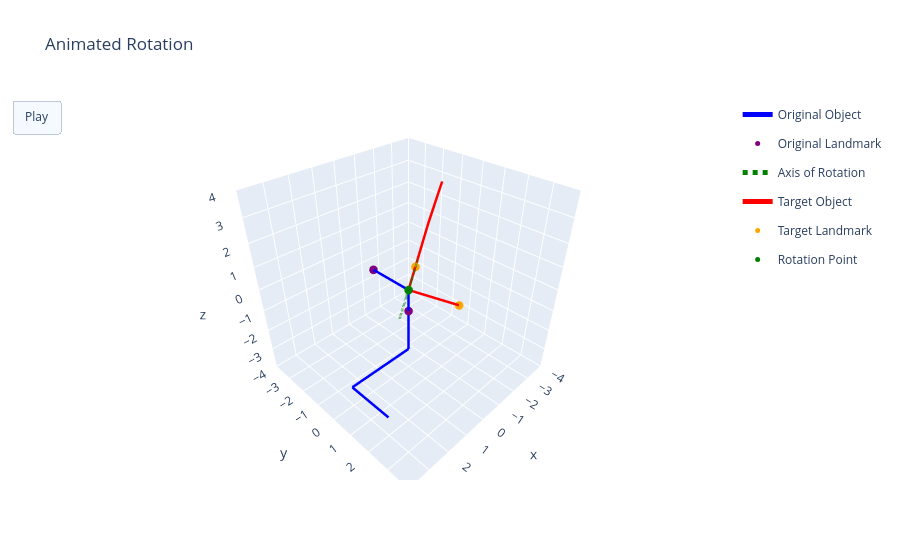
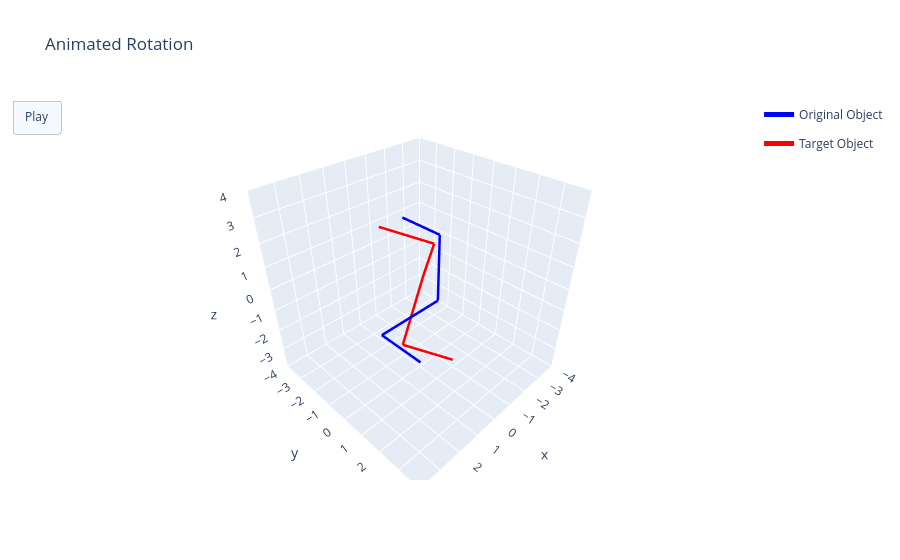
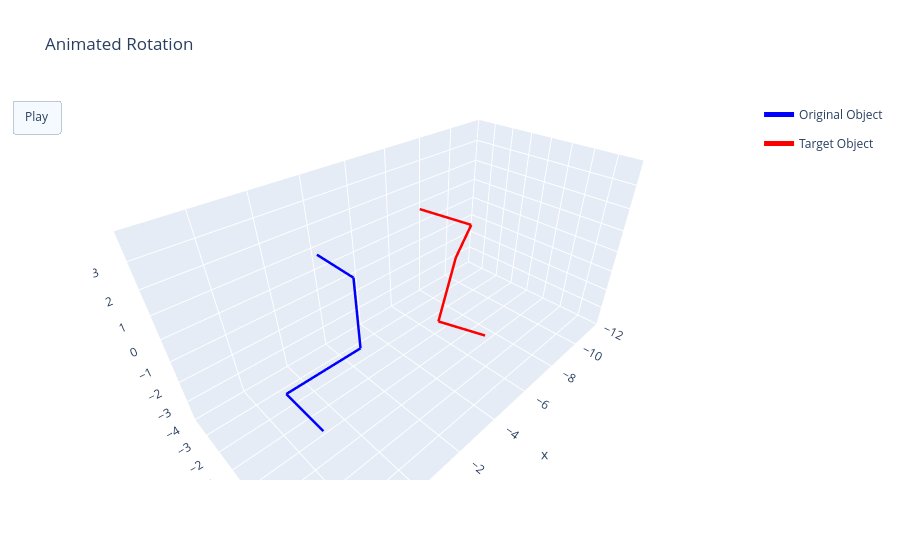

The cell these charts' notebook holds for them, in order:
### Markdown cell above
# 3. Rotation

### Code cell
# prepare graphs
axis_animation_fig, overlap_animation_fig, sidebyside_animation_fig = prepare_rotation_graphs(original_object, target_object, axis_of_rotation, center_point, production_time)
axis_animation = []
overlap_animation = []
sidebyside_animation = []

# set landmark vectors, angular disparity
original_landmark_geon_vector = original_object.get_landmark_geon().get_vector()
target_landmark_geon_vector = target_object.get_landmark_geon().get_vector()
original_spatcon_direction = original_object.get_landmark_spatial_connection().get_vector()
target_spatcon_direction = target_object.get_landmark_spatial_connection().get_vector()
curr_step_angular_disparity = total_angular_disparity
total_angular_disparity_part2 = None
switch_direction = False

# STEP ONE: GEON ALIGNMENT
print("STEP ONE: GEON ALIGNMENT")

loop_count = 0
while cosine_similarity(original_landmark_geon_vector, target_landmark_geon_vector) < geon_alignment_threshold:     # checking cosine similarity between target and goal geons

    # find best axis/direction of rotation, angular disparity
    axis_of_rotation, direction, curr_step_angular_disparity = find_axis_of_rotation_geon_only(original_object, target_object, center_coords=center_point, prev_axis=axis_of_rotation, prev_direction=direction, prev_angle=curr_step_angular_disparity, total_angular_disparity=total_angular_disparity)

    # calculate step size based on angular disparity
    # step_size = calculate_step_size_min_jerk_trajectory(curr_step_angular_disparity, total_angular_disparity)
    # step_size = fitts_step(curr_step_angular_disparity, loop_count)
    step_size = calculate_step_size_simple(curr_step_angular_disparity)
    print("CURR_ANGULAR_DISPARITY: " + str(curr_step_angular_disparity) + ", STEP_SIZE: " + str(step_size))

    # apply rotation to original object
    r = rotate.from_rotvec(direction * np.deg2rad(step_size) * axis_of_rotation)        # quaternion representing step size rotation around calculated axis
    original_object.rotate(r)

    # update original geon and spatial connection vectors
    original_landmark_geon_vector = original_object.get_landmark_geon().get_vector()
    original_spatcon_direction = original_object.get_landmark_spatial_connection().get_vector()

    # add animation frames to graphs
    add_frame(axis_animation, original_object, object_name="Original Object", landmark_name="Original Landmarks", axis_of_rotation=axis_of_rotation, object_colour='blue', landmark_colour='purple', axis_colour='green', axis_scale=2)
    original_centerpoint_vec = find_center_point_LWLC(original_object)
    copy_og_obj = copy.deepcopy(original_object)
    copy_og_obj.update_start_coords(copy_og_obj.start_coords - original_centerpoint_vec)
    add_frame(overlap_animation, copy_og_obj, object_name="Original Object", object_colour='blue', axis_scale=2)
    add_frame(sidebyside_animation, copy_og_obj, object_name="Original Object", object_colour='blue', axis_scale=2)

    loop_count += 1

    # emergency break
    if loop_count > 100:
        break

# STEP TWO: GEON AND SPAT CON ALIGNMENT:
print("\nSTEP TWO: GEON AND SPAT CON ALIGNMENT")

loop_count = 0
while cosine_similarity(original_landmark_geon_vector, target_landmark_geon_vector) < landmark_angle_threshold or cosine_similarity(original_spatcon_direction, target_spatcon_direction) < landmark_angle_threshold:     # checking cosine similarity between target and goal geons and spatial connections

    # find best axis/direction of rotation, angular disparity
    axis_of_rotation, direction, curr_step_angular_disparity = find_axis_of_rotation_geon_and_spatcon(original_object, target_object, center_coords=center_point, prev_axis=axis_of_rotation, prev_direction=direction, prev_angle=curr_step_angular_disparity, total_angular_disparity=total_angular_disparity)

    # calculate step size based on angular disparity
    if total_angular_disparity_part2 == None:
        total_angular_disparity_part2 = curr_step_angular_disparity
    # step_size = calculate_step_size_min_jerk_trajectory(curr_step_angular_disparity, total_angular_disparity_part2)
    # step_size = fitts_step(curr_step_angular_disparity, loop_count)
    step_size = calculate_step_size_simple(curr_step_angular_disparity)
    print("CURR_ANGULAR_DISPARITY: " + str(curr_step_angular_disparity) + ", STEP_SIZE: " + str(step_size))

    # apply rotation to original object
    r = rotate.from_rotvec(direction * np.deg2rad(step_size) * axis_of_rotation)        # quaternion representing step size rotation around calculated axis
    original_object.rotate(r)

    # update original geon and spatial connection vectors
    original_landmark_geon_vector = original_object.get_landmark_geon().get_vector()
    original_spatcon_direction = original_object.get_landmark_spatial_connection().get_vector()

    # add animation frames to graphs
    add_frame(axis_animation, original_object, object_name="Original Object", landmark_name="Original Landmarks", axis_of_rotation=axis_of_rotation, object_colour='blue', landmark_colour='purple', axis_colour='green', axis_scale=2)
    original_centerpoint_vec = find_center_point_LWLC(original_object)
    copy_og_obj = copy.deepcopy(original_object)
    copy_og_obj.update_start_coords(copy_og_obj.start_coords - original_centerpoint_vec)
    add_frame(overlap_animation, copy_og_obj, object_name="Original Object", object_colour='blue', axis_scale=2)
    add_frame(sidebyside_animation, copy_og_obj, object_name="Original Object", object_colour='blue', axis_scale=2)

    loop_count += 1

    # emergency break
    if loop_count > 100:
        break

# find_axis_of_rotation_geon_and_spatcon

#  or cosine_similarity(original_spatcon_direction, target_spatcon_direction) < landmark_angle_threshold

axis_animation_fig.frames = axis_animation
axis_animation_fig.show()
overlap_animation_fig.frames = overlap_animation
overlap_animation_fig.show()
sidebyside_animation_fig.frames = sidebyside_animation
sidebyside_animation_fig.show()

### Figure 1 — Plotly figure (JSON) as saved in the notebook; plotly's stock layout.template omitted (floating-point values rounded to 4 significant figures)
{"data": [{"legendgroup": "Original Object", "line": {"color": "blue", "width": 5}, "mode": "lines", "name": "Original Object", "showlegend": true, "type": "scatter3d", "x": [0, 0], "y": [-2, 0], "z": [0, 0]}, {"legendgroup": "Original Object", "line": {"color": "blue", "width": 5}, "mode": "lines", "name": "Original Object", "showlegend": false, "type": "scatter3d", "x": [0, 0], "y": [0, 0], "z": [0, -3]}, {"legendgroup": "Original Object", "line": {"color": "blue", "width": 5}, "mode": "lines", "name": "Original Object", "showlegend": false, "type": "scatter3d", "x": [0, 3], "y": [0, 0], "z": [-3, -3]}, {"legendgroup": "Original Object", "line": {"color": "blue", "width": 5}, "mode": "lines", "name": "Original Object", "showlegend": false, "type": "scatter3d", "x": [3, 3], "y": [0, 2], "z": [-3, -3]}, {"legendgroup": "Original Landmark", "marker": {"color": "purple", "size": 5}, "mode": "markers", "name": "Original Landmark", "showlegend": true, "type": "scatter3d", "x": [0], "y": [-2], "z": [0]}, {"legendgroup": "Original Landmark", "marker": {"color": "purple", "size": 5}, "mode": "markers", "name": "Original Landmark", "showlegend": false, "type": "scatter3d", "x": [0], "y": [0], "z": [0]}, {"legendgroup": "Original Landmark", "marker": {"color": "purple", "size": 5}, "mode": "markers", "name": "Original Landmark", "showlegend": false, "type": "scatter3d", "x": [0], "y": [0], "z": [-1]}, {"line": {"color": "green", "dash": "dot", "width": 5}, "mode": "lines", "name": "Axis of Rotation", "type": "scatter3d", "x": [-0.4958, 0.4958], "y": [0, 0], "z": [1.146, -1.146]}, {"legendgroup": "Target Object", "line": {"color": "red", "width": 5}, "mode": "lines", "name": "Target Object", "showlegend": true, "type": "scatter3d", "x": [-1.134, 0], "y": [1.572, 0], "z": [-0.4909, 0]}, {"legendgroup": "Target Object", "line": {"color": "red", "width": 5}, "mode": "lines", "name": "Target Object", "showlegend": false, "type": "scatter3d", "x": [0, -2.28], "y": [0, -1.155], "z": [0, 1.57]}, {"legendgroup": "Target Object", "line": {"color": "red", "width": 5}, "mode": "lines", "name": "Target Object", "showlegend": false, "type": "scatter3d", "x": [-2.28, -1.329], "y": [-1.155, 0.2957], "z": [1.57, 4.018]}, {"legendgroup": "Target Object", "line": {"color": "red", "width": 5}, "mode": "lines", "name": "Target Object", "showlegend": false, "type": "scatter3d", "x": [-1.329, -0.1948], "y": [0.2957, -1.277], "z": [4.018, 4.509]}, {"legendgroup": "Target Landmark", "marker": {"color": "orange", "size": 5}, "mode": "markers", "name": "Target Landmark", "showlegend": true, "type": "scatter3d", "x": [-1.134], "y": [1.572], "z": [-0.4909]}, {"legendgroup": "Target Landmark", "marker": {"color": "orange", "size": 5}, "mode": "markers", "name": "Target Landmark", "showlegend": false, "type": "scatter3d", "x": [0], "y": [0], "z": [0]}, {"legendgroup": "Target Landmark", "marker": {"color": "orange", "size": 5}, "mode": "markers", "name": "Target Landmark", "showlegend": false, "type": "scatter3d", "x": [-0.7601], "y": [-0.3849], "z": [0.5235]}, {"marker": {"color": "green", "size": 5}, "mode": "markers", "name": "Rotation Point", "type": "scatter3d", "x": [0], "y": [0], "z": [0]}], "layout": {"scene": {"aspectmode": "cube", "xaxis": {"autorange": false, "range": [-4, 4]}, "yaxis": {"autorange": false, "range": [-4, 4]}, "zaxis": {"autorange": false, "range": [-4, 4]}}, "title": {"text": "Animated Rotation"}, "updatemenus": [{"buttons": [{"args": [null, {"frame": {"duration": 150}, "fromcurrent": true, "mode": "immediate", "transition": {"duration": 50, "easing": "quadratic-in-out"}}], "label": "Play", "method": "animate"}], "type": "buttons"}]}}

### Figure 2 — Plotly figure (JSON) as saved in the notebook; plotly's stock layout.template omitted (floating-point values rounded to 4 significant figures)
{"data": [{"legendgroup": "Original Object", "line": {"color": "blue", "width": 5}, "mode": "lines", "name": "Original Object", "showlegend": true, "type": "scatter3d", "x": [-1.05, -1.05], "y": [-2, 0], "z": [1.95, 1.95]}, {"legendgroup": "Original Object", "line": {"color": "blue", "width": 5}, "mode": "lines", "name": "Original Object", "showlegend": false, "type": "scatter3d", "x": [-1.05, -1.05], "y": [0, 0], "z": [1.95, -1.05]}, {"legendgroup": "Original Object", "line": {"color": "blue", "width": 5}, "mode": "lines", "name": "Original Object", "showlegend": false, "type": "scatter3d", "x": [-1.05, 1.95], "y": [0, 0], "z": [-1.05, -1.05]}, {"legendgroup": "Original Object", "line": {"color": "blue", "width": 5}, "mode": "lines", "name": "Original Object", "showlegend": false, "type": "scatter3d", "x": [1.95, 1.95], "y": [0, 2], "z": [-1.05, -1.05]}, {"legendgroup": "Target Object", "line": {"color": "red", "width": 5}, "mode": "lines", "name": "Target Object", "showlegend": true, "type": "scatter3d", "x": [0.01495, 1.149], "y": [1.815, 0.243], "z": [-2.368, -1.878]}, {"legendgroup": "Target Object", "line": {"color": "red", "width": 5}, "mode": "lines", "name": "Target Object", "showlegend": false, "type": "scatter3d", "x": [1.149, -1.131], "y": [0.243, -0.9119], "z": [-1.878, -0.307]}, {"legendgroup": "Target Object", "line": {"color": "red", "width": 5}, "mode": "lines", "name": "Target Object", "showlegend": false, "type": "scatter3d", "x": [-1.131, -0.1799], "y": [-0.9119, 0.5386], "z": [-0.307, 2.141]}, {"legendgroup": "Target Object", "line": {"color": "red", "width": 5}, "mode": "lines", "name": "Target Object", "showlegend": false, "type": "scatter3d", "x": [-0.1799, 0.9545], "y": [0.5386, -1.034], "z": [2.141, 2.632]}], "layout": {"scene": {"aspectmode": "cube", "xaxis": {"autorange": false, "range": [-4, 4]}, "yaxis": {"autorange": false, "range": [-4, 4]}, "zaxis": {"autorange": false, "range": [-4, 4]}}, "title": {"text": "Animated Rotation"}, "updatemenus": [{"buttons": [{"args": [null, {"frame": {"duration": 150}, "fromcurrent": true, "mode": "immediate", "transition": {"duration": 50, "easing": "quadratic-in-out"}}], "label": "Play", "method": "animate"}], "type": "buttons"}]}}

### Figure 3 — Plotly figure (JSON) as saved in the notebook; plotly's stock layout.template omitted (floating-point values rounded to 4 significant figures)
{"data": [{"legendgroup": "Original Object", "line": {"color": "blue", "width": 5}, "mode": "lines", "name": "Original Object", "showlegend": true, "type": "scatter3d", "x": [-1.05, -1.05], "y": [-2, 0], "z": [1.95, 1.95]}, {"legendgroup": "Original Object", "line": {"color": "blue", "width": 5}, "mode": "lines", "name": "Original Object", "showlegend": false, "type": "scatter3d", "x": [-1.05, -1.05], "y": [0, 0], "z": [1.95, -1.05]}, {"legendgroup": "Original Object", "line": {"color": "blue", "width": 5}, "mode": "lines", "name": "Original Object", "showlegend": false, "type": "scatter3d", "x": [-1.05, 1.95], "y": [0, 0], "z": [-1.05, -1.05]}, {"legendgroup": "Original Object", "line": {"color": "blue", "width": 5}, "mode": "lines", "name": "Original Object", "showlegend": false, "type": "scatter3d", "x": [1.95, 1.95], "y": [0, 2], "z": [-1.05, -1.05]}, {"legendgroup": "Target Object", "line": {"color": "red", "width": 5}, "mode": "lines", "name": "Target Object", "showlegend": true, "type": "scatter3d", "x": [-5.985, -4.851], "y": [1.815, 0.243], "z": [-2.368, -1.878]}, {"legendgroup": "Target Object", "line": {"color": "red", "width": 5}, "mode": "lines", "name": "Target Object", "showlegend": false, "type": "scatter3d", "x": [-4.851, -7.131], "y": [0.243, -0.9119], "z": [-1.878, -0.307]}, {"legendgroup": "Target Object", "line": {"color": "red", "width": 5}, "mode": "lines", "name": "Target Object", "showlegend": false, "type": "scatter3d", "x": [-7.131, -6.18], "y": [-0.9119, 0.5386], "z": [-0.307, 2.141]}, {"legendgroup": "Target Object", "line": {"color": "red", "width": 5}, "mode": "lines", "name": "Target Object", "showlegend": false, "type": "scatter3d", "x": [-6.18, -5.045], "y": [0.5386, -1.034], "z": [2.141, 2.632]}], "layout": {"scene": {"aspectmode": "manual", "aspectratio": {"x": 2, "y": 1, "z": 1}, "xaxis": {"autorange": false, "range": [-12, 4]}, "yaxis": {"autorange": false, "range": [-4, 4]}, "zaxis": {"autorange": false, "range": [-4, 4]}}, "title": {"text": "Animated Rotation"}, "updatemenus": [{"buttons": [{"args": [null, {"frame": {"duration": 150}, "fromcurrent": true, "mode": "immediate", "transition": {"duration": 50, "easing": "quadratic-in-out"}}], "label": "Play", "method": "animate"}], "type": "buttons"}]}}
